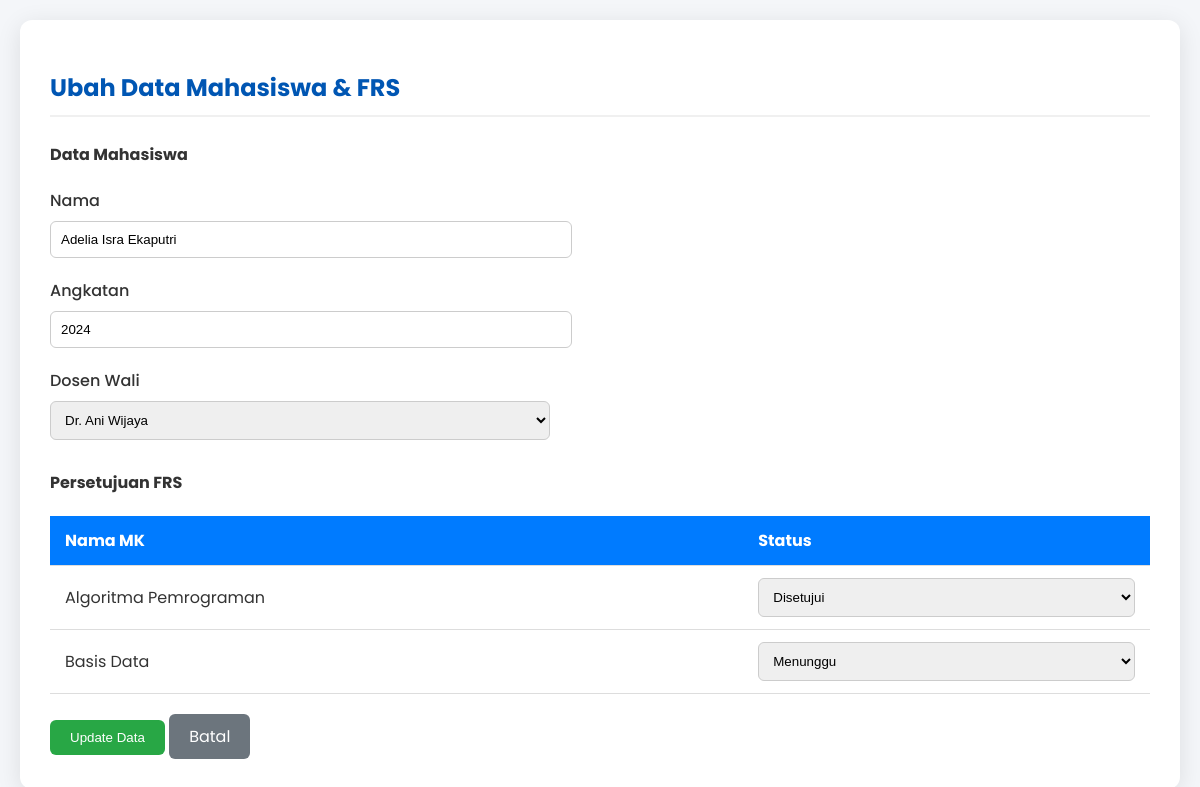
Screenshot of /crud/ubah_data.php?nim=10241004 (signed in) with the database file from the repository.
### tables this page shows
CREATE TABLE mahasiswa (
    nim VARCHAR(15) PRIMARY KEY,
    nama_mahasiswa VARCHAR(100) NOT NULL,
    angkatan INT NOT NULL,
    email VARCHAR(100) UNIQUE NOT NULL,
    password VARCHAR(255) NOT NULL,  
    nip_dosen_wali VARCHAR(25),
    FOREIGN KEY (nip_dosen_wali) REFERENCES dosen(nip)
);

CREATE TABLE dosen (
    nip VARCHAR(25) PRIMARY KEY,
    nama_dosen VARCHAR(100) NOT NULL,
    email VARCHAR(100) UNIQUE NOT NULL,
    password VARCHAR(255) NOT NULL  
);

CREATE TABLE frs (
    id_frs INT AUTO_INCREMENT PRIMARY KEY,
    nim VARCHAR(15),
    kode_matkul VARCHAR(10) NOT NULL,
    nama_matkul VARCHAR(100) NOT NULL,
    sks INT NOT NULL,
    status_frs ENUM('Menunggu', 'Disetujui', 'Ditolak') DEFAULT 'Menunggu',
    FOREIGN KEY (nim) REFERENCES mahasiswa(nim) ON DELETE CASCADE
);

### crud/ubah_data.php (the view, shortened to what this page needs)
<?php
require '../config/database.php';
$nim = $_GET['nim'];
$mhs_query = mysqli_query($koneksi, "SELECT * FROM mahasiswa WHERE nim='$nim'");
$mhs = mysqli_fetch_assoc($mhs_query);
$dosen_query = mysqli_query($koneksi, "SELECT * FROM dosen");
$frs_query = mysqli_query($koneksi, "SELECT * FROM frs WHERE nim='$nim'");
?>
<!DOCTYPE html><html lang="id"><head><title>Ubah Data</title><link rel="stylesheet" href="../assets/style.css"></head>
<body><div class="container"><h2>Ubah Data Mahasiswa & FRS</h2>
<form action="ubah_data.php?nim=<?php echo $nim; ?>" method="POST">
    <h4>Data Mahasiswa</h4>
    <div class="form-group"><label>Nama</label><input type="text" name="nama_mahasiswa" value="<?php echo $mhs['nama_mahasiswa']; ?>"></div>
    <div class="form-group"><label>Angkatan</label><input type="number" name="angkatan" value="<?php echo $mhs['angkatan']; ?>"></div>
    <div class="form-group"><label>Dosen Wali</label><select name="nip_dosen_wali">
        <?php while ($dosen = mysqli_fetch_assoc($dosen_query)): ?>
        <option value="<?php echo $dosen['nip']; ?>" <?php if($mhs['nip_dosen_wali'] == $dosen['nip']) echo 'selected'; ?>><?php echo $dosen['nama_dosen']; ?></option>
        <?php endwhile; ?>
    </select></div>
    <h4 style="margin-top:30px;">Persetujuan FRS</h4>
    <table><thead><tr><th>Nama MK</th><th>Status</th></tr></thead>
    <tbody><?php while ($frs = mysqli_fetch_assoc($frs_query)): ?><tr>
        <td><?php echo $frs['nama_matkul']; ?></td>
        <td><select name="frs_status[<?php echo $frs['id_frs']; ?>]">
            <option value="Menunggu" <?php if($frs['status_frs'] == 'Menunggu') echo 'selected'; ?>>Menunggu</option>
            <option value="Disetujui" <?php if($frs['status_frs'] == 'Disetujui') echo 'selected'; ?>>Disetujui</option>
        </select></td>
    </tr><?php endwhile; ?></tbody></table>
    <div style="margin-top:20px;"><button type="submit" class="btn btn-success">Update Data</button> <a href="../admin_dashboard.php" class="btn btn-secondary">Batal</a></div>
</form></div></body></html>

### assets/style.css (style rules this page uses)
body { font-family: 'Poppins', sans-serif; background-color: #f4f6f9; color: #333; margin: 20px; }
.container { max-width: 1200px; margin: auto; background: #fff; padding: 30px; border-radius: 12px; box-shadow: 0 5px 25px rgba(0,0,0,0.1); }
h2 { color: #0056b3; border-bottom: 2px solid #f0f0f0; padding-bottom: 10px; margin-bottom: 25px; }
table { width: 100%; border-collapse: collapse; margin-top: 20px; }
th, td { padding: 12px 15px; text-align: left; border-bottom: 1px solid #ddd; }
thead th { background-color: #007bff; color: white; }
.form-group { margin-bottom: 20px; }
label { display: block; margin-bottom: 8px; font-weight: 500; }
input, select { width: 100%; max-width: 500px; padding: 10px; border: 1px solid #ccc; border-radius: 6px; }
.btn { display: inline-block; padding: 10px 20px; border: none; border-radius: 6px; color: #fff; text-decoration: none; cursor: pointer; transition: all 0.3s ease; }
.btn-success { background-color: #28a745; }
.btn-secondary { background-color: #6c757d; }

### rows the page displays
mahasiswa: nama_mahasiswa "Adelia Isra Ekaputri", angkatan "2024", nip_dosen_wali "Dr. Ani Wijaya"
frs: nama_matkul "Algoritma Pemrograman", status_frs+id_frs "Disetujui"
frs: nama_matkul "Basis Data", status_frs+id_frs "Menunggu"
